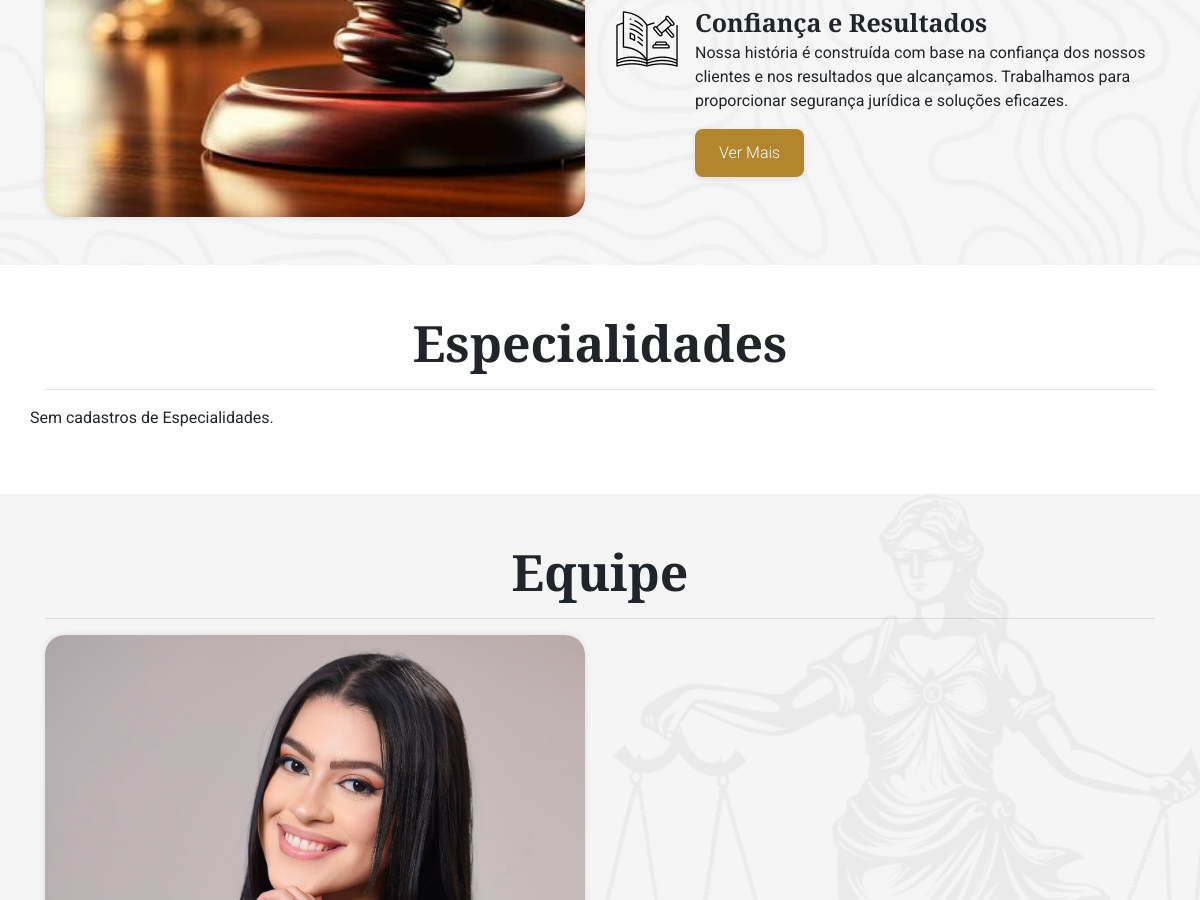
/home/ (middle part), run on an earlier commit of the app's database.
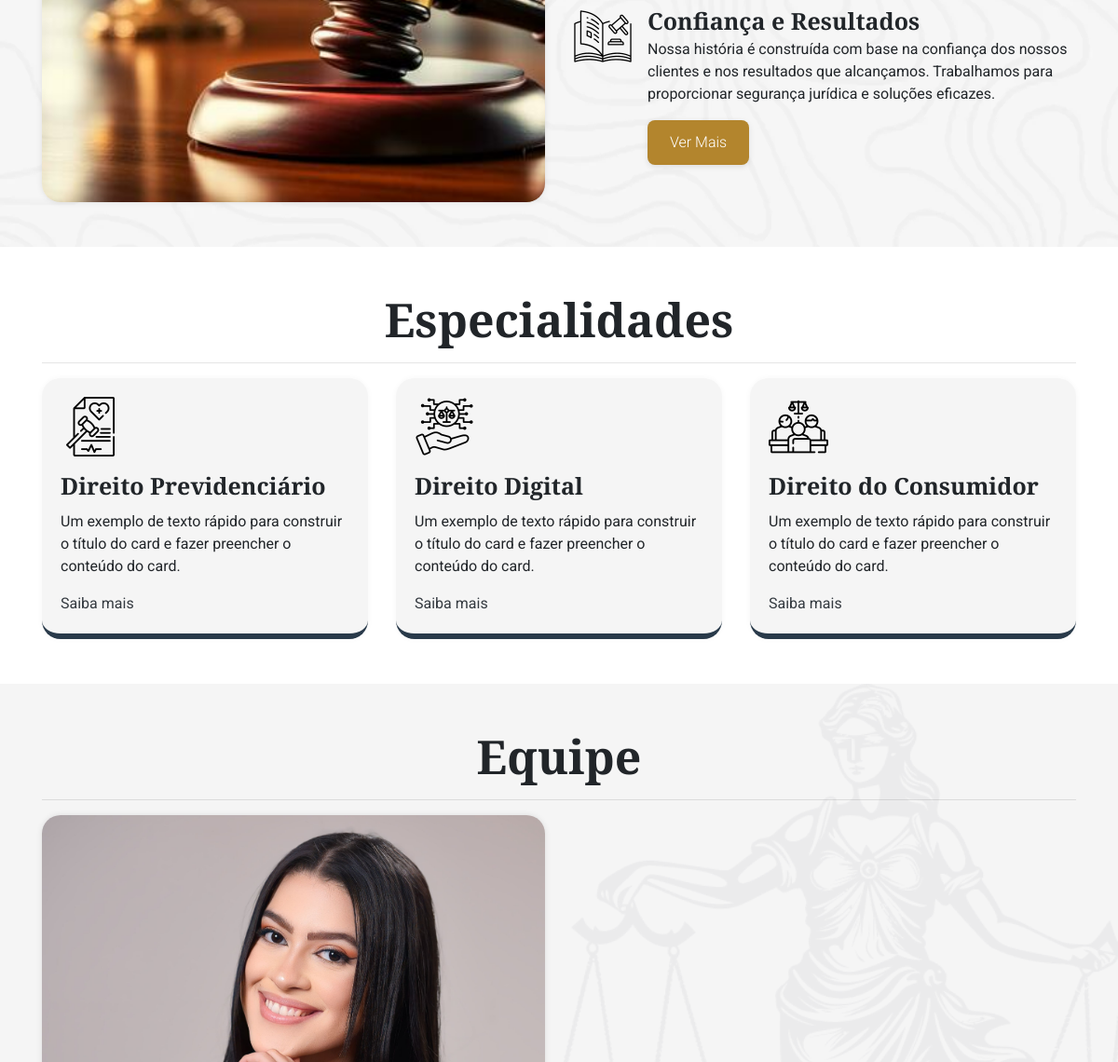
And on a later commit of the database.
### website/models.py (models this page shows, shortened)
class Equipe(models.Model):
     id = models.AutoField(primary_key=True)
     nome_adv = models.CharField(max_length=100)
     photo = models.ImageField(upload_to='website/', blank=True, null=True)
     perfil_adv = models.TextField(default="Escreva seu perfil")

class Especialidades(models.Model):
    id = models.AutoField(primary_key=True)
    nome_especialidade = models.CharField(max_length=100, blank=True,null=True)
    descricao_especialidade = models.TextField(default="Escreva sobre a especialidade", null=True)

### website/views.py (the view)
# urls.py: path('home/', HomeListView.as_view(), name="sobre"),
class HomeListView(ListView):
    model = Sobre
    template_name = 'index.html' # Template onde será renderizada a view
    context_object_name = 'sobre_list'  # O nome que o objeto terá no template
    def get_context_data(self, **kwargs):
        context = super().get_context_data(**kwargs)
        context['especialidade_list'] = Especialidades.objects.all()  # O nome que o objeto terá no template
        context['equipe_list'] = Equipe.objects.all()  # O nome que o objeto terá no template
        return context

### website/templates/index.html (shortened to what this page needs)
{% extends "base.html" %}
{% load static %}
{% block content %}
<section class="about py-5">
  <div class="container">
    <div class="row">
    <div class="col-6">
      <div class="about-img">
      </div>
    </div>
    <div class="col-6">
      <ul class="list-unstyled">
        <li class="media">
          <img class="mr-3" src="/media/icones/005-livro-de-leis.png" alt="Imagem de exemplo genérica">
          <div class="media-body">
            <h5 class="mt-0 mb-1 font-weight-bold sec-title">Confiança e Resultados</h5>
            <p class="sec-text">Nossa história é construída com base na confiança dos nossos clientes e nos resultados que alcançamos. Trabalhamos para proporcionar segurança jurídica e soluções eficazes.</p>
            <a href="{% url 'sobre' %}" class="btn btn-wbsite">Ver Mais</a>
          </div>
        </li>
      </ul>
    </div>
  </div>
</section>
<section class="services py-5">
    <div class="container">
      <div class="row">
        <div class="col-sm-12">
          <h2 class="sec-title text-center font-weight-bold">Especialidades</h2>
          <hr>
        </div>
      </div>
  <div class="row">
    {% if especialidade_list %}
      {% for especialidade in especialidade_list %}
          <div class="col-sm-4">
            <article>
              <div class="card service-card">
                <div class="card-body">
                {% if especialidade.nome_especialidade == "Direito do Consumidor" %}
                  <img src="/media/icones/007-deposicao.png">
                  {% elif especialidade.nome_especialidade == "Direito Digital" %}
                    <img src="/media/icones/002-intellectual-property.png">
                  {% elif especialidade.nome_especialidade == "Direito Previdenciário" %}
                    <img src="/media/icones/001-health-law.png">
                  {% else %}
                    <p>Sem cadastro</p>
                {% endif %}
                <h5 class="card-title mt-3 sec-title font-weight-bold">{{ especialidade.nome_especialidade }}</h5>
                  <p class="card-text sec-text">Um exemplo de texto rápido para construir o título do card e fazer preencher o conteúdo do card.</p>
                  <a href="{% url 'especialidade_detail' especialidade.pk %}" class="card-link text-dark">Saiba mais</a>
                </div>
              </div>
          </article>
          </div>
      {% endfor %}
      {% else %}
          <p>Sem cadastros de Especialidades.</p>
    {% endif %}
</div>
</div>
</section>
<section class="team py-5">
  <div class="container">
    <div class="row">
      <div class="col-sm-12">
        <h2 class="sec-title text-center font-weight-bold">Equipe</h2>
        <hr>
      </div>
    </div>
<div class="row">
      {% if equipe_list %}
      {% for equipe in equipe_list %}
          <div class="col-sm-6 text-dark text-center">
            <article>
              <div class="card border-0 bg-transparent">
                  <img class="card-img-top img-ajustada" src="{{ equipe.photo.url }}" alt="Imagem de capa do card">
              </div>
            </article>
          </div>
      {% endfor %}
      {% else %}
          <p>Sem cadastros de Equipe.</p>
    {% endif %}
</div>
 </div>
</section>
{% endblock %}

### website/templates/base.html (shortened to what this page needs)
{% load static %}
<!DOCTYPE html>
<html lang="pt-br">
<head>
    <link rel="stylesheet" href="https://stackpath.bootstrapcdn.com/bootstrap/4.1.3/css/bootstrap.min.css">
    <link href="{% static 'css/styles.css' %}" rel="stylesheet">
</head>
<body>
<main>
  {% block content %}
  {% endblock %}
</main>
</body>
</html>

### static/css/styles.css (style rules this page uses)
body { font-family: "Roboto", sans-serif !important; font-optical-sizing: auto; font-style: normal; background-color: transparent; text-rendering: optimizeLegibility; -webkit-font-smoothing: antialiased; -moz-osx-font-smoothing: grayscale; transform: none; }
.about-img { background-image: url('/media/img/law-and-authority-lawyer-concept-judgment-gavel-hammer-in-court-courtroom-for-crime-judgement-legislation-and-judicial-decision-free-photo.jpg'); background-size: cover; background-position: center; min-height: 550px; background-repeat: no-repeat; border-radius: 20px; transition: all 0.3s ease-in-out; box-shadow: 0 0 6px rgba(0, 0, 0, 0.1); }
.sec-title { font-family: "PT Serif", serif; font-display: swap; }
h2.sec-title { font-size: 50px; }
h5.sec-title { font-size: 25px; }
.about { background-image: url('/media/img/shape.png'); }
.services { display: grid; align-items: center; box-sizing: border-box; }
.service-card { position: relative; box-shadow: 0 0 6px rgba(0, 0, 0, .04); background-color: #f5f5f5; border-radius: 20px; border-bottom: 6px solid #293A4A; border-top: 0px; border-left: 0px; border-right: 0px; transition: all 0.3s ease-in-out; }
.team { background-color: #f5f5f5; background-image: url('/media/img/team-shape.png'); background-repeat: no-repeat; background-size: contain; background-position: right; }
.img-ajustada { width: 100%; height: 500px; object-fit: cover; object-position: top; border-radius: 20px; transition: all 0.3s ease-in-out; box-shadow: 0 0 6px rgba(0, 0, 0, 0.1); }
.btn-wbsite { background-color: #B3852D; color: white; font-weight: 300; padding: 12px 24px; border: none; border-radius: 8px; cursor: pointer; transition: all 0.3s ease-in-out; box-shadow: 0 2px 6px rgba(0, 0, 0, 0.1); }

What changed in the data, as far as the page shows it:
added Especialidades: nome_especialidade "Direito Previdenciário"
added Especialidades: nome_especialidade "Direito Digital"
added Especialidades: nome_especialidade "Direito do Consumidor"
Also different on the page:
text no longer shown: "Sem cadastros de Especialidades."
